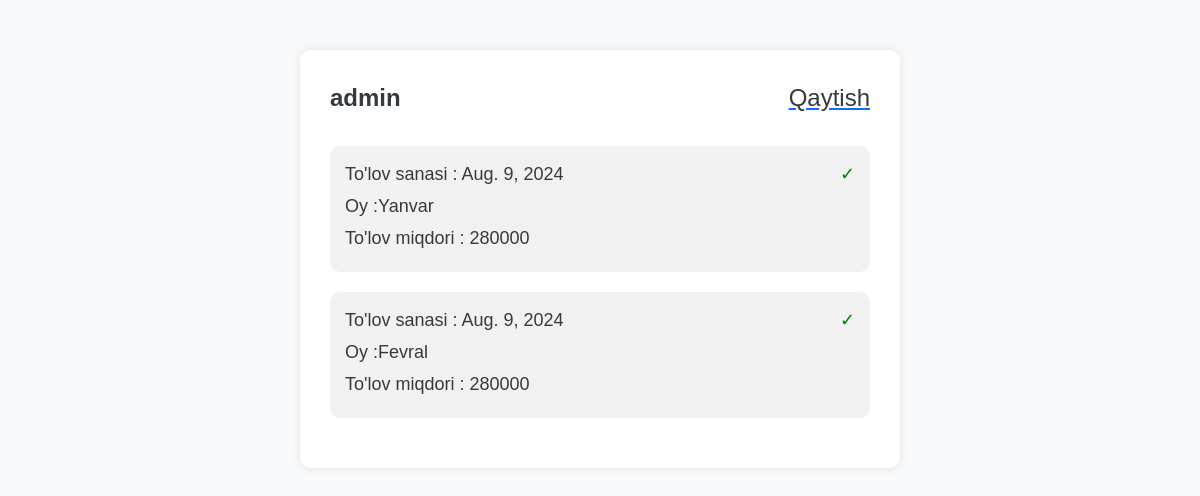
Screenshot of /oquvchi/tolov/ (signed in) with the database file from the repository.
### oquvchi/models.py (models this page shows)
class Tolov(models.Model):
    user = models.ForeignKey(User, on_delete=models.CASCADE)
    tolovqilgansana = models.DateField()
    oy = models.ForeignKey(Oy, on_delete=models.CASCADE)
    tolovmiqdor = models.IntegerField()

class Oy(models.Model):
    name = models.CharField(max_length=20)
    def __str__(self):
        return self.name

### oquvchi/views.py (the view)
# urls.py: path('tolov/', tolov, name='tolov'),
def tolov(request):
    users = request.user
    try:
        profile_info = Profile.objects.get(user=users)
    except Profile.DoesNotExist:
        profile_info = None  # Yoki default qiymatlarni qo'llashingiz mumkin
    tolov1 = Tolov.objects.filter(user=users)
    context = {
        'tolov': tolov1,
        'profile_info': profile_info,
    }
    return render(request, 'tolov.html', context=context)

### templates/tolov.html (shortened to what this page needs)
<!DOCTYPE html>
<html lang="uz">
<head>
    <link href="https://cdn.jsdelivr.net/npm/bootstrap@5.3.0/dist/css/bootstrap.min.css" rel="stylesheet">
</head>
<body>
    <div class="container">
        <div class="profile-header">
            <div class="username">{{request.user}}</div>
            <a href="{% url 'asosiy' %}"> <div class="menu-icon">Qaytish</div></a>
        </div>
           {% for x in tolov %}
        <div class="payment-card">
            <div class="date">To'lov sanasi : {{x.tolovqilgansana}}</div>
            <div class="amount">Oy :{{x.oy}} </div>
            <div class="date">To'lov miqdori : {{x.tolovmiqdor}} </div>
            <div class="status">&#10003;</div>
        </div>
        {% endfor %}
    </div>
</body>
</html>

### templates/tolov.html (style rules this page uses)
body { background-color: #f8f9fa; font-family: 'Arial', sans-serif; }
.container { max-width: 600px; margin: 50px auto; background: #ffffff; padding: 30px; border-radius: 10px; box-shadow: 0 0 10px rgba(0, 0, 0, 0.1); }
.profile-header { display: flex; align-items: center; margin-bottom: 30px; }
.username { font-size: 24px; font-weight: bold; color: #343a40; flex-grow: 1; }
.menu-icon { font-size: 24px; color: #343a40; cursor: pointer; }
.payment-card { background-color: #f1f1f1; padding: 15px; border-radius: 10px; margin-bottom: 20px; position: relative; }
.payment-card .date, .payment-card .amount { font-size: 18px; color: #343a40; margin-bottom: 5px; }
.payment-card .status { font-size: 18px; color: green; position: absolute; top: 15px; right: 15px; }

### rows the page displays
Tolov: tolovqilgansana "Aug. 9, 2024", oy "Yanvar", tolovmiqdor "280000"
Tolov: tolovqilgansana "Aug. 9, 2024", oy "Fevral", tolovmiqdor "280000"

### other values shown
{{ request.user }} "admin"
